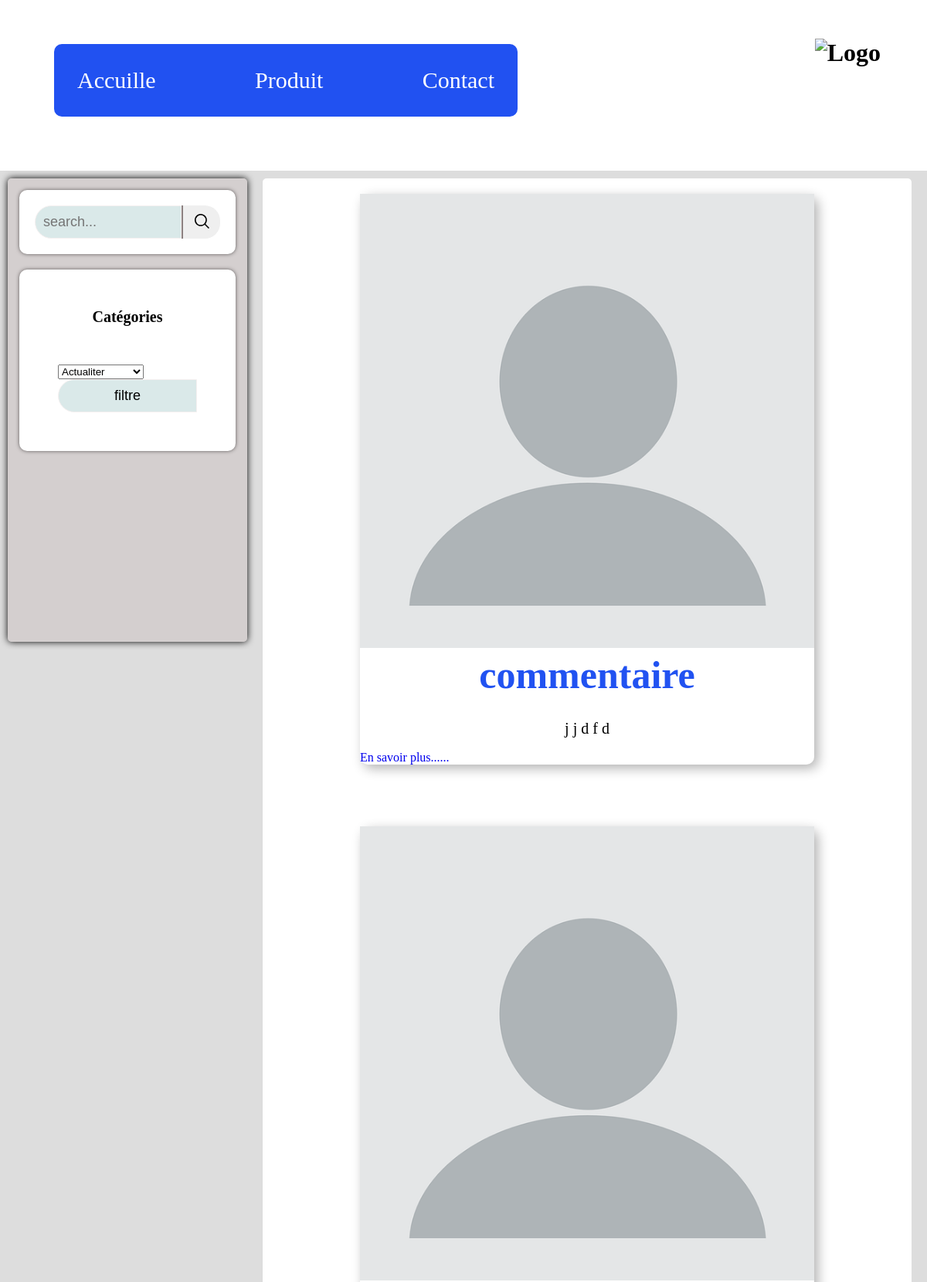
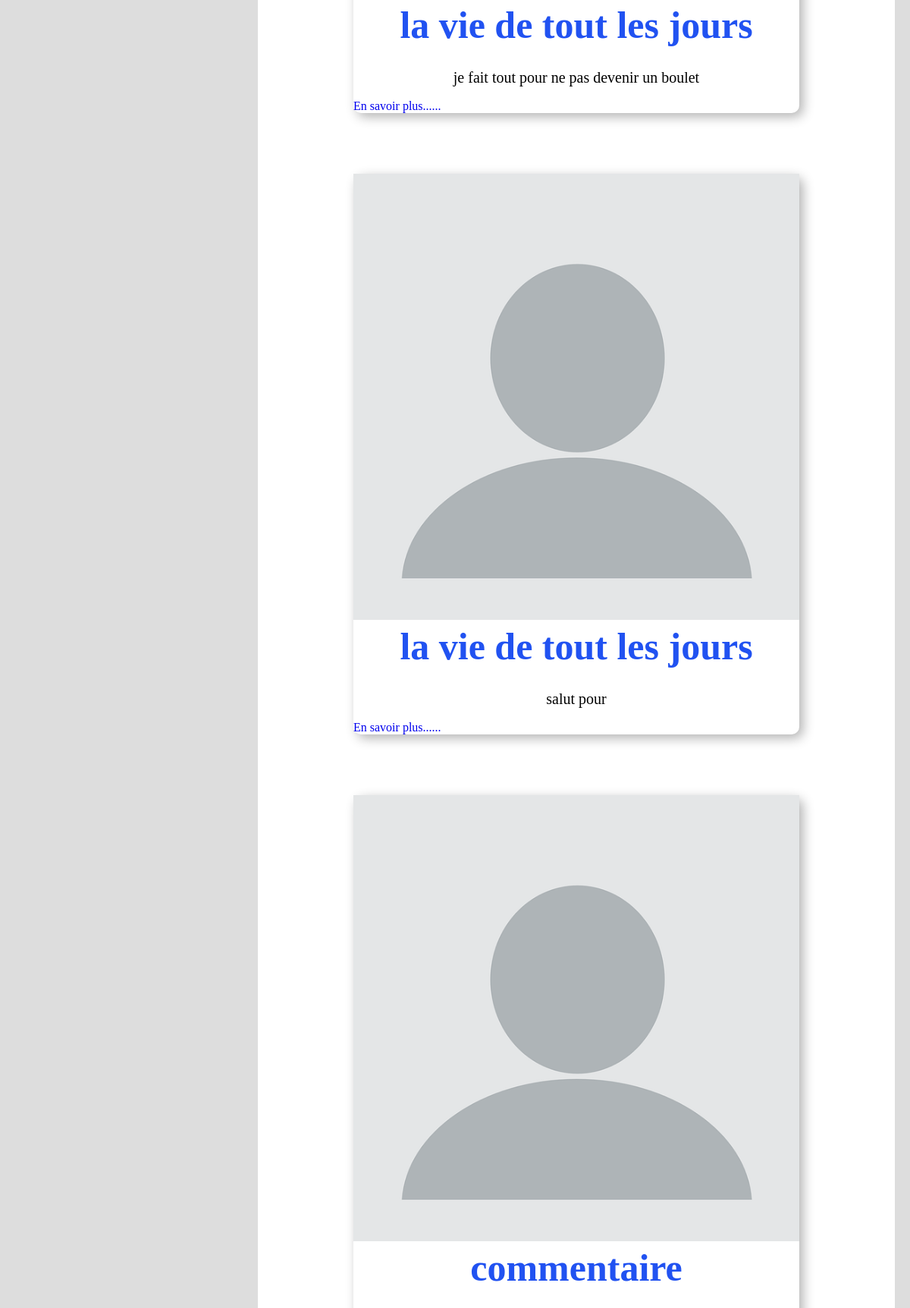
The page / (upper part) on the database its author committed (2 pictures, top to bottom).
### content/models.py (models this page shows)
class Article(models.Model):
    article_id = models.UUIDField(primary_key=True, default=uuid.uuid4)
    category = models.CharField(max_length=100)
    titre = models.CharField(max_length=100)
    article_img = models.ImageField(upload_to='article_image', default='blank-profile-picture.png')
    body = models.TextField()
    date_create = models.DateTimeField(default=datetime.now)
    def __str__(self):
        return self.titre

### content/views.py (the view)
# urls.py: path('', views.index, name='index'),
def index(request):
    article_sugg = []
    if request.method == 'POST':
        if request.POST.get('categorie'):
            current_article = request.POST.get('categorie')
            article= Article.objects.filter(category__icontains=current_article)
            for  i in article:
                article_sugg.append(i)
        elif request.POST.get('search'):
            search = request.POST.get('search')
            article = Article.objects.filter(category__icontains=search)
            for i in article:
                article_sugg.append(i)
    else:
        article = Article.objects.all()
        for i in article:
            article_sugg.append(i)
    random.shuffle(article_sugg)
    print(article_sugg, '=============================')
    return render(request, 'index.html',{'articles':article_sugg})

### templates/index.html (shortened to what this page needs)
<!DOCTYPE html>
<html lang="en">
<head>
    <link rel="stylesheet" href="/static/css/style.css">
</head>
<body>
    <div class="container">
        <div class="navbar-container">
            <nav class="navbar">
                <ul>
                    <li><a href="#">Accuille</a></li>
                    <li><a href="#">Produit</a></li>
                    <li><a href="#">Contact</a></li>
                </ul>
            </nav>
            <img src="#" alt="Logo" class="logo">
        </div>
        <div class="filter">
            <div class="search-container">
                <form action="#" method="post">
                    <div class="search">
                        <input type="text" name="search" placeholder="search..." >
                        <BUtton><img src="/static/assets/search.svg" alt="search" style="width: 19px;"></BUtton>
                    </div>
                </form>
            </div>
            <div class="categorie">
                <h4>Catégories</h4>
                <form action="{% url 'index' %}" method="post">
                    <select name="categorie" id="categorie">
                        <option value="actualiter">Actualiter</option>
                    </select>
                    <input type="submit" value="filtre">
                </form>
            </div>
        </div>
        <div class="article-container">
            {% for article in articles %}
            <div class="article">
                <div class="img">
                <img src="{{article.article_img.url}}" alt="">
                </div>
                <article>
                    <h2>{{article.titre}}</h2>
                    <p>{{article.body}}</p>
                         <a href="/post/{{article.article_id}}">En savoir plus......</a>
                </article>
            </div>
            {% endfor %}
        </div>
    </div>
</body>
</html>

### static/css/style.css (style rules this page uses)
:root { --primary-color : rgba(9, 63, 240, 0.9); --opacity: rgba(0,0,0,0.3); --shadow: 0 0 15px var(--opacity); --body: #ddd; --input: rgb(218, 233, 233); }
* { margin: 0; box-sizing: border-box; text-decoration: none; list-style: none; }
body { background:var(--body); font-family: 'roboto', sans-serif, ; box-sizing: border-box; }
.container { display: flex; flex-wrap: wrap; justify-content: space-between; }
.navbar-container { position: relative; width: 100%; background-color: #ffffff; padding: 70px; width: 100%; }
.navbar-container .navbar { margin-top: 30px; }
.navbar-container ul { display: flex; justify-content: space-between; gap: 30px; margin-top: -43px; padding: 30px; background-color: var(--primary-color); max-width: 600px; border-radius: 10px; }
.navbar-container .logo { position: absolute; right: 60px; top: 50px; font-weight: bold; font-size: 2em; }
.navbar-container ul li a { font-size: 30px; color: #fff }
.filter, .article-container { margin: 10px; }
.filter { padding: 15px; max-height: 600px; margin-left: 10px; flex: 1; background-color: rgba(207, 199, 199, 0.6); box-shadow: 0px 0px 10px black; border-radius: 5px; width: 25px; }
.filter .search-container { padding: 20px; box-shadow: 0px 0px 5px #5e5a5a; background-color: #fff; border-radius: 10px; margin: 0px 0px 20px 0px; }
.filter .search { display: flex; position: relative; }
.filter input { padding: 10px; border-radius: 30px 0px 0px 30px; font-size: 18px; background-color:var(--input); border: 1px solid ; border-color: hwb(0 94% 4%); width: 100%; outline: none; }
.filter .search button { position: relative; background-color: none; border: none; border-left: 2px solid #8d8282; border-radius: 0px 20px 20px 0px; width: 60px; }
.filter .categorie { padding: 50px; border-radius: 10px; box-shadow: 0px 0px 5px #5e5a5a; background-color: #ffffff; }
.filter h4 { font-size: 20px; margin-bottom: 50px; text-align: center; }
.article-container { position: relative; display: flex; flex-direction: column; flex-wrap: wrap; gap: 40px; flex: 3; background-color: #ffffff; margin-right: 20px ; border-radius: 5px; }
.article { margin: 20px auto ; box-shadow: 5px 5px 15px var(--opacity); max-width: 70%; border-radius: 10px; display: flex; flex-wrap: wrap; }
article { width: 100%; }
.article-container .article .img { width: 100%; }
.article-container .article img { width: 100%; object-fit: cover; }
.article article p, h2 { line-height: 1.4; }
.article article p { font-size: 20px; text-align: center; margin: 15px; }
.article article h2 { text-align: center; margin-bottom: 20px; color: var(--primary-color); font-size: 50px; }
.article-container img { float: left; }

### rows shown on the page
Article: article_img (placeholder picture), titre "commentaire", body "j j d f d"
Article: article_img (placeholder picture), titre "la vie de tout les jours", body "je fait tout pour ne pas devenir un boulet"
Article: article_img (placeholder picture), titre "la vie de tout les jours", body "salut pour"
Article: article_img (placeholder picture), titre "commentaire"
